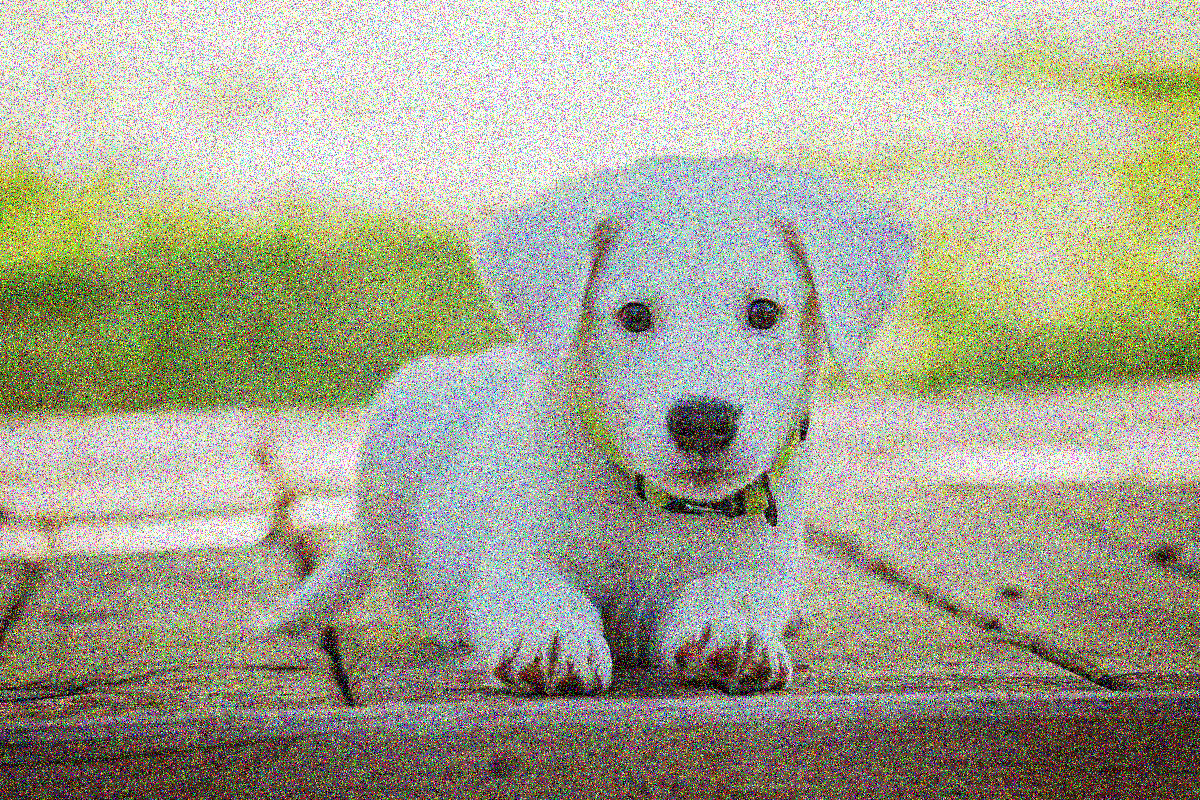
#> input picture SiOC/lab4_denoising/image_idk.jpg, 1200 x 800 px
$ python main.py
#> lines starting #> are read from the running program, lines starting #| are printed output that depends on the picture
import numpy as np
from skimage import io
import cv2
import matplotlib.pyplot as plt
import pywt

image = io.imread('image_idk.jpg', as_gray=True)
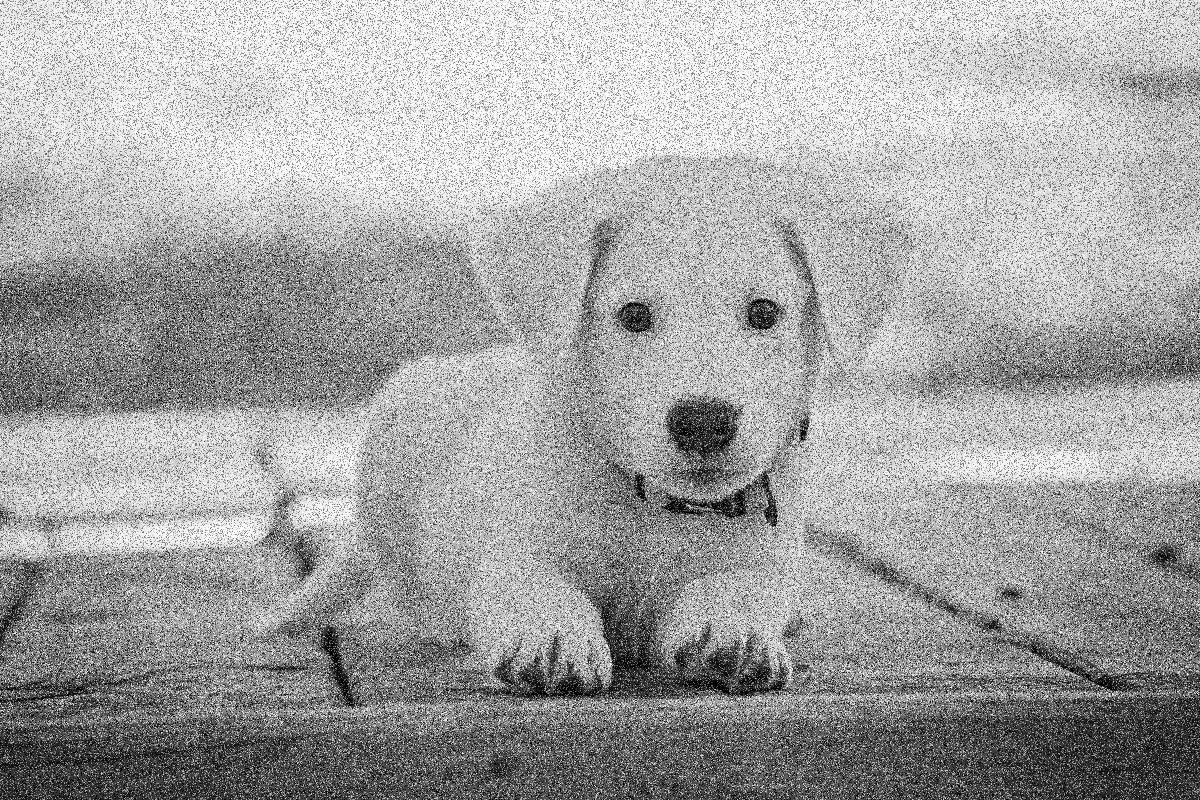
#> image: shape (800, 1200) float64; min 0, max 1, mean 0.641

print(image.shape)
#| (800, 1200)
_ = io.imshow(image)
io.show()


def Gaussian(image):
    def Gaussian_filter(size, sigma):
        Gaussian = np.zeros((size, size))
        for i in range(size):
            for j in range(size):
                Gaussian[i][j] = np.exp(-0.5 * ((i - size / 2) ** 2 + (j - size / 2) ** 2) / (2 * sigma ** 2))
        return Gaussian / np.sum(Gaussian)

    Gaussian = Gaussian_filter(7, 1)
    Gaussian7 = cv2.filter2D(image, -1, Gaussian)
    return Gaussian7


def denoise_image_fft_rgb_and_gray(image, threshold):
    def denoise_image_fft(image, threshold):
#> called with threshold = 0.05
        image_fft = np.fft.fft2(image)
        nx, ny = image.shape
#> nx = 800; ny = 1200
        image_fft[int(nx * threshold):int(nx * (1 - threshold))] = 0
        image_fft[:, int(ny * threshold):int(ny * (1 - threshold))] = 0
        image_new = np.fft.ifft2(image_fft).real
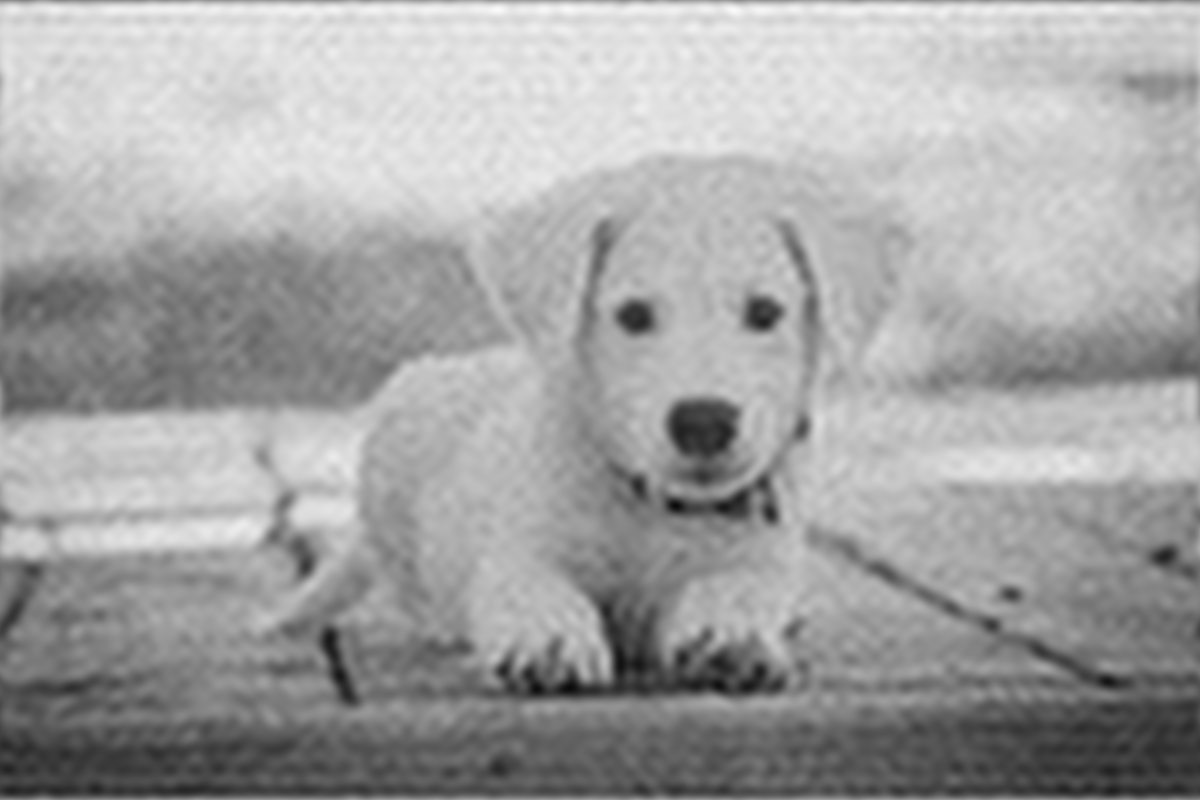
#> image_new: shape (800, 1200) float64; min 0.0406, max 0.981, mean 0.641
        return image_new

    if (len(image.shape) == 3):
        r, g, b = cv2.split(image)
        r_fft = denoise_image_fft(r, threshold)
        g_fft = denoise_image_fft(g, threshold)
        b_fft = denoise_image_fft(b, threshold)
        image_fft = np.dstack((r_fft, g_fft, b_fft))
        return image_fft
    else:
        return denoise_image_fft(image, threshold)


image_denoised_fft = denoise_image_fft_rgb_and_gray(image, threshold=0.05)

plt.imshow(image_denoised_fft, plt.cm.gray)
plt.show()

image_denoised_gaussian = Gaussian(image)

_ = io.imshow(image_denoised_gaussian)
io.show()

#> (the run stopped early here; a loop or call above may not have finished)

$ run again, with SiOC/lab4_denoising/moonlanding.png saved as SiOC/lab4_denoising/image_idk.jpg
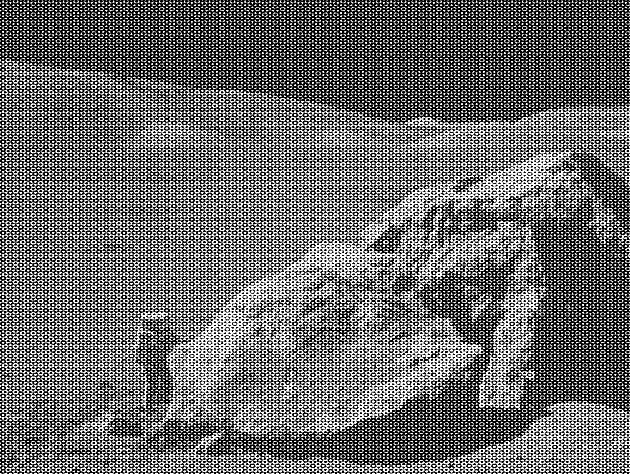
#> input picture SiOC/lab4_denoising/moonlanding.png, 630 x 474 px
#> image is the input picture: shape (474, 630); min 0, max 255, mean 108.2
#| (474, 630)
#> in denoise_image_fft, `image_new = np.fft.ifft2(image_fft).real`:
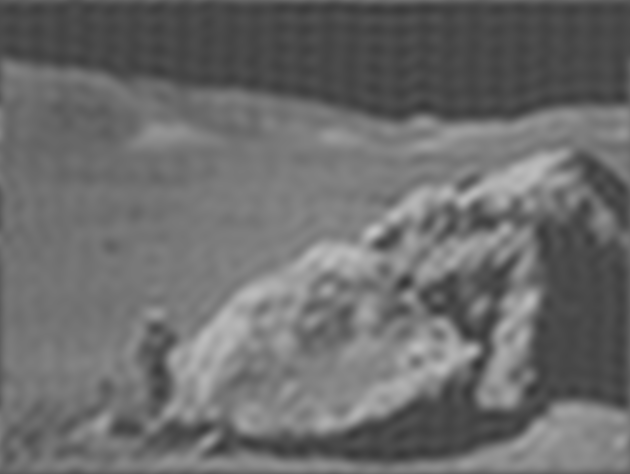
#> image_new: shape (474, 630) float64; min 54.02, max 196.1, mean 108.2
#> in Gaussian, `Gaussian7 = cv2.filter2D(image, -1, Gaussian)`:
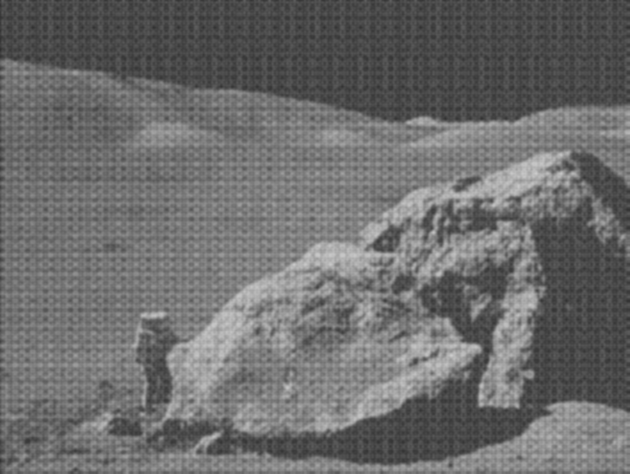
#> Gaussian7: shape (474, 630); min 47, max 204, mean 108.1
